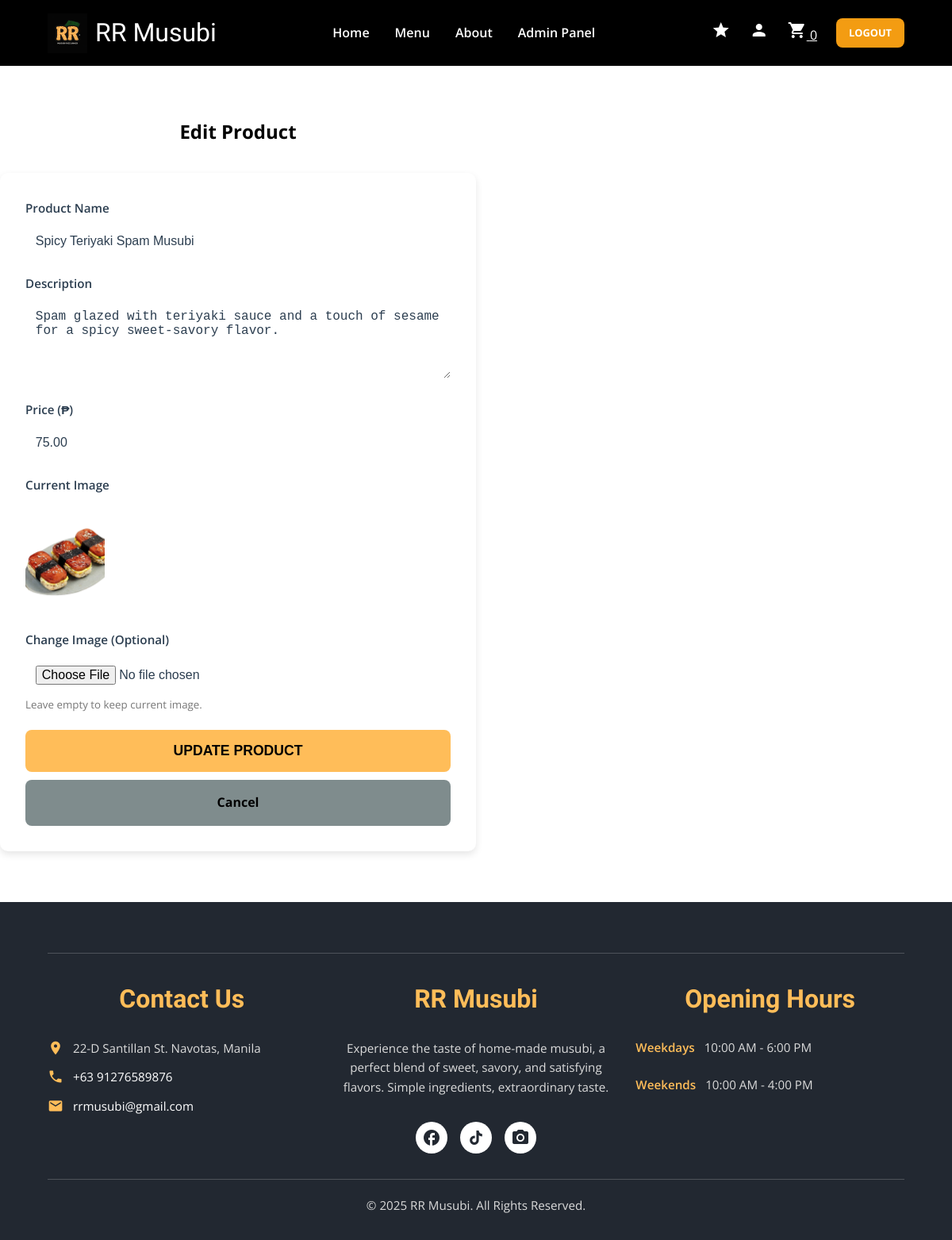
The app's page /pages/edit_product.php?id=3 (signed in) with its own data.
### tables this page shows
CREATE TABLE `products` (
  `id` int(11) NOT NULL,
  `name` varchar(100) NOT NULL,
  `description` text DEFAULT NULL,
  `category` enum('musubi','onigiri','drinks','other') DEFAULT 'musubi',
  `price` decimal(10,2) NOT NULL,
  `image_url` varchar(255) DEFAULT NULL,
  `created_at` timestamp NOT NULL DEFAULT current_timestamp(),
  `is_active` tinyint(1) DEFAULT 1
);

### pages/edit_product.php (the view, shortened to what this page needs)
<?php
include '../includes/db.php';
include '../includes/header.php';
$id = $_GET['id'];
$stmt = $pdo->prepare("SELECT * FROM products WHERE id = ?");
$stmt->execute([$id]);
$product = $stmt->fetch(PDO::FETCH_ASSOC);
?>
<div class="container" style="max-width: 600px; padding: 4rem 0;">
    <h2 style="text-align: center; margin-bottom: 2rem;">Edit Product</h2>
    <form action="../actions/update_product_action.php" method="POST" enctype="multipart/form-data"
          style="background: #fff; padding: 2rem; border-radius: 10px; box-shadow: 0 4px 10px rgba(0,0,0,0.1);">
        <div class="form-group">
            <label>Product Name</label>
            <input type="text" name="name" class="form-control" value="<?php echo htmlspecialchars($product['name']); ?>" required>
        </div>
        <div class="form-group">
            <label>Description</label>
            <textarea name="description" class="form-control" rows="3" required><?php echo htmlspecialchars($product['description']); ?></textarea>
        </div>
        <div class="form-group">
            <label>Price (₱)</label>
            <input type="number" name="price" class="form-control" step="0.01" value="<?php echo htmlspecialchars($product['price']); ?>" required>
        </div>
        <div class="form-group">
            <label>Current Image</label><br>
            <img src="../<?php echo htmlspecialchars($product['image_url']); ?>" alt="Current" style="width: 100px; height: 100px; object-fit: cover; border-radius: 5px; margin-bottom: 10px;">
        </div>
        <div class="form-group">
            <label>Change Image (Optional)</label>
            <input type="file" name="image" class="form-control" accept="image/*">
            <small style="color: #777;">Leave empty to keep current image.</small>
        </div>
        <button type="submit" class="submit-btn">Update Product</button>
        <a href="admin_dashboard.php?tab=menu" class="order-btn" style="display:block; text-align:center; margin-top: 10px; background: #7f8c8d; text-decoration: none;">Cancel</a>
    </form>
</div>
<?php include '../includes/footer.php'; ?>

### assets/css/global.css (style rules this page uses)
:root { --primary-color: #ffbd59; --secondary-color: #d67425; --header-bg: #000000; --home-bg: #2e2e2e; --menu-bg: #ecf0f1; --card-bg: #121139; --food-img-bg: #d9d9d9; --text-white: #ffffff; --text-dark: #2C3E50; --text-light: #7F8C8D; --success: #27AE60; --warning: #F39C12; }
* { margin: 0; padding: 0; box-sizing: border-box; }
body { font-family: 'Open Sans', sans-serif; line-height: 1.6; background-color: var(--white); }
.order-btn { background-color: var(--primary-color); color: var(--header-bg); padding: 0.7rem 1.5rem; border-radius: 25px; border: none; font-weight: 700; cursor: pointer; text-decoration: none; transition: 0.3s; }
.form-group { margin-bottom: 1rem; }
.form-group label { display: block; margin-bottom: 0.5rem; font-weight: 600; }
.form-control { width: 100%; padding: 0.8rem; border: 1px solid #ccc; border-radius: 5px; }
.form-group { margin-bottom: 1.2rem; }
.form-group label { display: block; margin-bottom: 0.5rem; font-weight: 600; color: var(--text-dark); font-size: 0.95rem; }
.form-group input, .form-group select, .form-group textarea { width: 100%; padding: 0.8rem; border: 1px solid var(--border-color); border-radius: 8px; font-size: 1rem; background-color: #fff; color: var(--text-dark); transition: border-color 0.3s; }
.form-group textarea { resize: vertical; min-height: 100px; }
.action-btn, .action-btn-disabled, .submit-btn, .order-btn { padding: 1rem 1.5rem; border-radius: 8px; font-weight: 700; font-size: 1rem; text-align: center; text-decoration: none; cursor: pointer; transition: background-color 0.3s, opacity 0.3s, transform 0.2s; border: none; display: block; }
.submit-btn, .btn-checkout { width: 100%; background-color: var(--primary-color); color: var(--dark-bg); text-transform: uppercase; font-size: 1.1rem; }
.form-control { width: 100%; padding: 0.8rem; border: 2px solid var(--border-color); border-radius: 6px; font-size: 1rem; outline: none; transition: border-color 0.3s; }

### records on screen
products: name "Spicy Teriyaki Spam Musubi", description "Spam glazed with teriyaki sauce and a touch of sesame for a spicy sweet-savory flavor.", price "75.00", image_url (picture)
